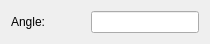
<?xml version="1.0" encoding="UTF-8"?>
<ui version="4.0">
 <class>AngleWidget</class>
 <widget class="QWidget" name="AngleWidget">
  <property name="geometry">
   <rect>
    <x>0</x>
    <y>0</y>
    <width>210</width>
    <height>43</height>
   </rect>
  </property>
  <property name="sizePolicy">
   <sizepolicy hsizetype="Preferred" vsizetype="Preferred">
    <horstretch>0</horstretch>
    <verstretch>0</verstretch>
   </sizepolicy>
  </property>
  <property name="windowTitle">
   <string>Form</string>
  </property>
  <layout class="QHBoxLayout" name="horizontalLayout">
   <item>
    <widget class="QLabel" name="label">
     <property name="sizePolicy">
      <sizepolicy hsizetype="Preferred" vsizetype="Fixed">
       <horstretch>0</horstretch>
       <verstretch>0</verstretch>
      </sizepolicy>
     </property>
     <property name="text">
      <string>Angle:</string>
     </property>
    </widget>
   </item>
   <item>
    <widget class="QLineEdit" name="theta">
     <property name="sizePolicy">
      <sizepolicy hsizetype="Preferred" vsizetype="Fixed">
       <horstretch>0</horstretch>
       <verstretch>0</verstretch>
      </sizepolicy>
     </property>
    </widget>
   </item>
  </layout>
 </widget>
 <resources/>
 <connections/>
</ui>
